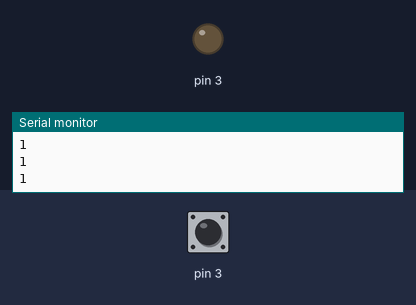
A sketch run on a simulated Arduino Uno, built with avr-gcc and run on an emulated ATmega328P. Shown: output pins drawn as LEDs (lit = HIGH), the last lines printed to the serial monitor. The inputs (shaded band) are chosen by the test bench; at power-on: pin 3 LOW.

Above: at 1.2 s.
1.3 s: pin 3 driven HIGH
At 2.1 s:
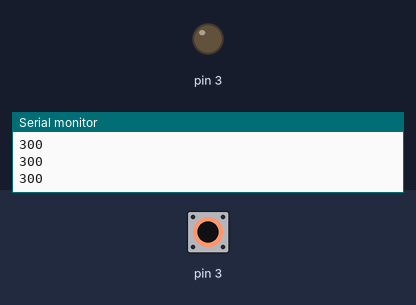
2.8 s: pin 3 driven LOW
At 3.5 s:
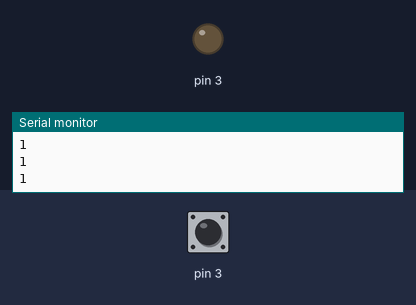
4.3 s: pin 3 pulsed HIGH 5 times (0.12 s each, 0.3 s apart)
At 5.2 s:
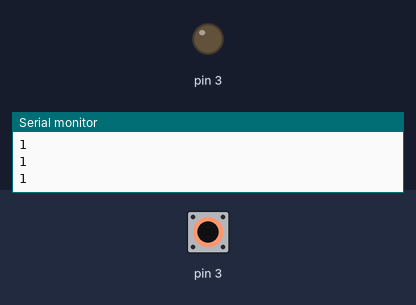
Timing chart, 0 to 14.8 s (numbered marks = the images above; inputs shaded):
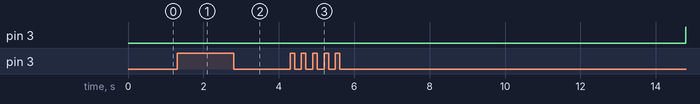

Measured:
- after the input at 1.3 s, pin 3: stays LOW (without the input it goes to HIGH after 1.5 s)
- after the input at 2.8 s, pin 3: stays LOW (without the input it goes to HIGH after 1.5 s)
- after the input at 4.3 s, pin 3: stays LOW (without the input it goes to HIGH after 7.3 s)

The sketch:

sensor_piso.ino
```cpp
int Leer_Sensor_Piso(int pin);

void setup() {
  // put your setup code here, to run once:
  Serial.begin(9600);
}

void loop() {
  // put your main code here, to run repeatedly:
  int sensor_piso = Leer_Sensor_Piso(3);
  Serial.println(sensor_piso);
  delay(5);

}

int Leer_Sensor_Piso(int pin)
{
  int PinState;
  int cnt;
  int sensor;

  pinMode(pin, OUTPUT);
  digitalWrite(pin, HIGH);
  delay(1);

  pinMode(pin, INPUT);

  cnt = 0;

  do{
    cnt ++;
    PinState = digitalRead(pin);
    }while(PinState == HIGH && cnt < 300);

 sensor = cnt;

 return sensor;
}
```
